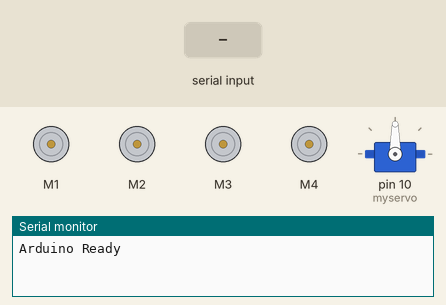
This sketch was run on a simulated Arduino Uno, built with avr-gcc and run on an emulated ATmega328P. Parts: 4 × DC motor (green arrow = forward, orange = backward, longer = faster), servo, the last lines printed to the serial monitor. The inputs (shaded band) are chosen by the test bench.

Above: at 1.2 s.
1.3 s: "F:150\n" received over Serial
At 2.5 s:
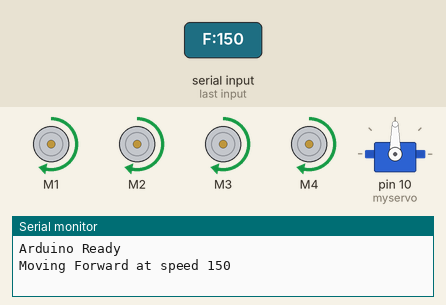
2.8 s: "B:150\n" received over Serial
At 3.7 s:
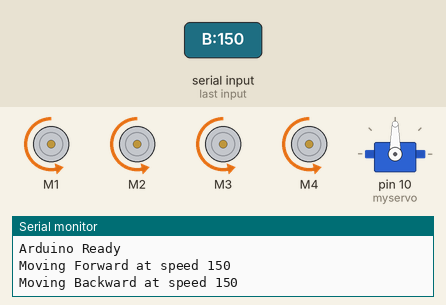
4.3 s: "L:150\n" received over Serial
At 4.8 s:
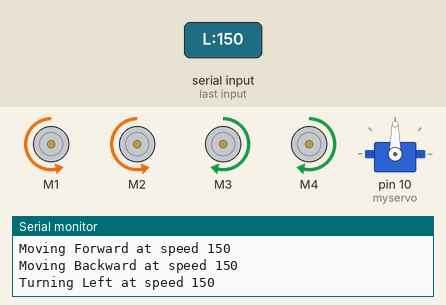
5.8 s: "R\n" received over Serial
At 6.9 s:
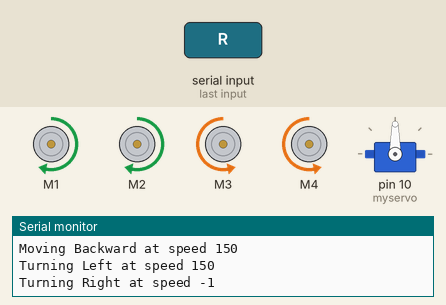
7.3 s: "FORWARD:150\n" received over Serial
At 8.5 s:
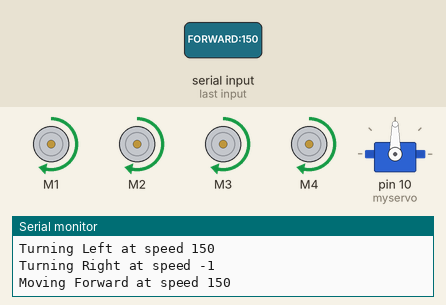
8.8 s: "BACKWARD:150\n" received over Serial
At 9.7 s:
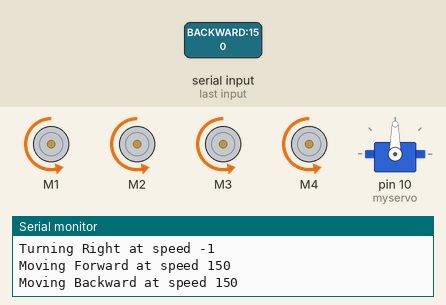
Timing chart, 0 to 11.3 s (numbered marks = the images above; inputs shaded):
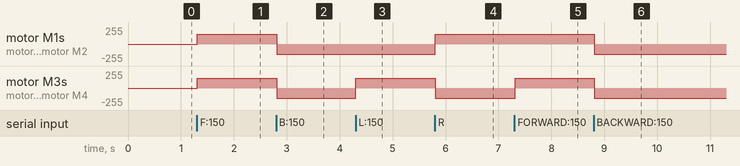

The sketch:

mi.ino
```cpp
#include <AFMotor.h>
#include <Servo.h>

AF_DCMotor motor1(1);  // Left Top
AF_DCMotor motor2(2);  // Left Bottom
AF_DCMotor motor3(3);  // Right Bottom
AF_DCMotor motor4(4);  // Right Top

Servo myservo;
String inputString = "";

void setup() {
  Serial.begin(9600);
  setSpeed(180);
  myservo.attach(10);  // Servo on pin 10
  Serial.println("Arduino Ready");
}

void loop() {
  // Commands handled asynchronously via serialEvent
}

void serialEvent() {
  while (Serial.available()) {
    char inChar = (char)Serial.read();
    if (inChar == '\n') {
      handleCommand(inputString);
      inputString = "";
    } else {
      inputString += inChar;
    }
  }
}

void handleCommand(String cmd) {
  cmd.trim();
  int sepIndex = cmd.indexOf(':');
  String action = (sepIndex != -1) ? cmd.substring(0, sepIndex) : cmd;
  int value = (sepIndex != -1) ? cmd.substring(sepIndex + 1).toInt() : -1;
  action.toUpperCase();

  if (action == "F" || action == "FORWARD") {
    if (value >= 0) setSpeed(value);
    moveAll(FORWARD);
    Serial.println("Moving Forward at speed " + String(value));
  }
  else if (action == "B" || action == "BACKWARD") {
    if (value >= 0) setSpeed(value);
    moveAll(BACKWARD);
    Serial.println("Moving Backward at speed " + String(value));
  }
  else if (action == "L" || action == "LEFT") {
    if (value >= 0) setSpeed(value);
    motor1.run(BACKWARD);
    motor2.run(BACKWARD);
    motor3.run(FORWARD);
    motor4.run(FORWARD);
    Serial.println("Turning Left at speed " + String(value));
  }
  else if (action == "R" || action == "RIGHT") {
    if (value >= 0) setSpeed(value);
    motor1.run(FORWARD);
    motor2.run(FORWARD);
    motor3.run(BACKWARD);
    motor4.run(BACKWARD);
    Serial.println("Turning Right at speed " + String(value));
  }
  else if (action == "S" || action == "STOP") {
    stopMotors();
    Serial.println("Stopped");
  }
  else if (action == "SERVO") {
    if (value >= 0 && value <= 180) {
      myservo.write(value);
      Serial.println("Servo set to " + String(value) + "°");
    } else {
      Serial.println("Invalid Servo Angle");
    }
  }
  else if (action == "SWEEP") {
    sweepServo();
    Serial.println("Servo Sweeping");
  }
  else {
    Serial.println("Unknown Command: " + cmd);
  }
}

void setSpeed(int spd) {
  spd = constrain(spd, 0, 255);
  motor1.setSpeed(spd);
  motor2.setSpeed(spd);
  motor3.setSpeed(spd);
  motor4.setSpeed(spd);
}

void moveAll(uint8_t direction) {
  motor1.run(direction);
  motor2.run(direction);
  motor3.run(direction);
  motor4.run(direction);
}

void stopMotors() {
  motor1.run(RELEASE);
  motor2.run(RELEASE);
  motor3.run(RELEASE);
  motor4.run(RELEASE);
}

void sweepServo() {
  for (int pos = 0; pos <= 180; pos++) {
    myservo.write(pos);
    delay(10);
  }
  for (int pos = 180; pos >= 0; pos--) {
    myservo.write(pos);
    delay(10);
  }
}
```

Measured:
- after the input at 1.3 s, motor M1–4: stopped → forward 150/255 at once
- after the input at 2.8 s, motor M1–4: forward 150/255 → backward 150/255 at once
- after the input at 4.3 s, motor M3, motor M4: backward 150/255 → forward 150/255 at once
- after the input at 5.8 s, motor M1, motor M2: backward 150/255 → forward 150/255 at once; motor M3, motor M4: forward 150/255 → backward 150/255 at once
- after the input at 7.3 s, motor M3, motor M4: backward 150/255 → forward 150/255 at once
- after the input at 8.8 s, motor M1–4: forward 150/255 → backward 150/255 at once
